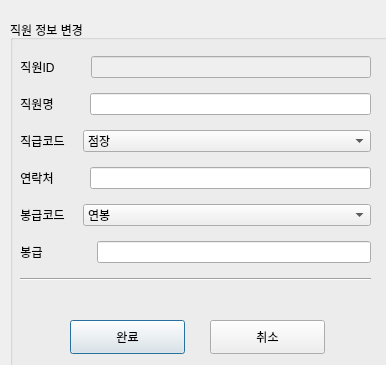
<?xml version="1.0" encoding="UTF-8"?>
<ui version="4.0">
 <class>Dialog</class>
 <widget class="QDialog" name="Dialog">
  <property name="geometry">
   <rect>
    <x>0</x>
    <y>0</y>
    <width>386</width>
    <height>365</height>
   </rect>
  </property>
  <property name="windowTitle">
   <string>Dialog</string>
  </property>
  <widget class="QGroupBox" name="groupBox_8">
   <property name="geometry">
    <rect>
     <x>10</x>
     <y>20</y>
     <width>880</width>
     <height>450</height>
    </rect>
   </property>
   <property name="palette">
    <palette>
     <active>
      <colorrole role="Text">
       <brush brushstyle="SolidPattern">
        <color alpha="255">
         <red>255</red>
         <green>0</green>
         <blue>0</blue>
        </color>
       </brush>
      </colorrole>
     </active>
     <inactive>
      <colorrole role="Text">
       <brush brushstyle="SolidPattern">
        <color alpha="255">
         <red>255</red>
         <green>0</green>
         <blue>0</blue>
        </color>
       </brush>
      </colorrole>
     </inactive>
     <disabled>
      <colorrole role="Text">
       <brush brushstyle="SolidPattern">
        <color alpha="255">
         <red>120</red>
         <green>120</green>
         <blue>120</blue>
        </color>
       </brush>
      </colorrole>
     </disabled>
    </palette>
   </property>
   <property name="title">
    <string>직원 정보 변경</string>
   </property>
   <property name="flat">
    <bool>true</bool>
   </property>
   <widget class="QPushButton" name="pushButton_21">
    <property name="geometry">
     <rect>
      <x>60</x>
      <y>300</y>
      <width>115</width>
      <height>34</height>
     </rect>
    </property>
    <property name="text">
     <string>완료</string>
    </property>
   </widget>
   <widget class="QWidget" name="layoutWidget">
    <property name="geometry">
     <rect>
      <x>10</x>
      <y>30</y>
      <width>351</width>
      <height>241</height>
     </rect>
    </property>
    <layout class="QVBoxLayout" name="verticalLayout_13" stretch="0,0,0,0,0,0,0">
     <property name="spacing">
      <number>9</number>
     </property>
     <item>
      <layout class="QHBoxLayout" name="horizontalLayout_5">
       <property name="spacing">
        <number>36</number>
       </property>
       <property name="leftMargin">
        <number>0</number>
       </property>
       <property name="rightMargin">
        <number>0</number>
       </property>
       <item>
        <widget class="QLabel" name="label_16">
         <property name="enabled">
          <bool>true</bool>
         </property>
         <property name="text">
          <string>직원ID</string>
         </property>
         <property name="scaledContents">
          <bool>false</bool>
         </property>
         <property name="alignment">
          <set>Qt::AlignCenter</set>
         </property>
        </widget>
       </item>
       <item>
        <widget class="QLineEdit" name="lineEdit_6">
         <property name="enabled">
          <bool>false</bool>
         </property>
         <property name="palette">
          <palette>
           <active>
            <colorrole role="Text">
             <brush brushstyle="SolidPattern">
              <color alpha="255">
               <red>0</red>
               <green>0</green>
               <blue>0</blue>
              </color>
             </brush>
            </colorrole>
           </active>
           <inactive>
            <colorrole role="Text">
             <brush brushstyle="SolidPattern">
              <color alpha="255">
               <red>0</red>
               <green>0</green>
               <blue>0</blue>
              </color>
             </brush>
            </colorrole>
           </inactive>
           <disabled>
            <colorrole role="Text">
             <brush brushstyle="SolidPattern">
              <color alpha="255">
               <red>120</red>
               <green>120</green>
               <blue>120</blue>
              </color>
             </brush>
            </colorrole>
           </disabled>
          </palette>
         </property>
         <property name="autoFillBackground">
          <bool>false</bool>
         </property>
         <property name="text">
          <string/>
         </property>
         <property name="alignment">
          <set>Qt::AlignCenter</set>
         </property>
         <property name="readOnly">
          <bool>true</bool>
         </property>
        </widget>
       </item>
      </layout>
     </item>
     <item>
      <layout class="QHBoxLayout" name="horizontalLayout_6">
       <property name="spacing">
        <number>36</number>
       </property>
       <property name="leftMargin">
        <number>0</number>
       </property>
       <item>
        <widget class="QLabel" name="label_17">
         <property name="enabled">
          <bool>true</bool>
         </property>
         <property name="text">
          <string>직원명</string>
         </property>
         <property name="alignment">
          <set>Qt::AlignCenter</set>
         </property>
        </widget>
       </item>
       <item>
        <widget class="QLineEdit" name="lineEdit_7">
         <property name="enabled">
          <bool>true</bool>
         </property>
         <property name="autoFillBackground">
          <bool>false</bool>
         </property>
         <property name="text">
          <string/>
         </property>
         <property name="alignment">
          <set>Qt::AlignCenter</set>
         </property>
         <property name="readOnly">
          <bool>false</bool>
         </property>
        </widget>
       </item>
      </layout>
     </item>
     <item>
      <layout class="QHBoxLayout" name="horizontalLayout_7">
       <property name="spacing">
        <number>18</number>
       </property>
       <property name="leftMargin">
        <number>0</number>
       </property>
       <item>
        <widget class="QLabel" name="label_18">
         <property name="enabled">
          <bool>true</bool>
         </property>
         <property name="sizePolicy">
          <sizepolicy hsizetype="Fixed" vsizetype="Preferred">
           <horstretch>0</horstretch>
           <verstretch>0</verstretch>
          </sizepolicy>
         </property>
         <property name="text">
          <string>직급코드</string>
         </property>
         <property name="alignment">
          <set>Qt::AlignCenter</set>
         </property>
        </widget>
       </item>
       <item>
        <widget class="QComboBox" name="comboBox">
         <property name="palette">
          <palette>
           <active>
            <colorrole role="Text">
             <brush brushstyle="SolidPattern">
              <color alpha="255">
               <red>0</red>
               <green>0</green>
               <blue>0</blue>
              </color>
             </brush>
            </colorrole>
           </active>
           <inactive>
            <colorrole role="Text">
             <brush brushstyle="SolidPattern">
              <color alpha="255">
               <red>0</red>
               <green>0</green>
               <blue>0</blue>
              </color>
             </brush>
            </colorrole>
           </inactive>
           <disabled>
            <colorrole role="Text">
             <brush brushstyle="SolidPattern">
              <color alpha="255">
               <red>120</red>
               <green>120</green>
               <blue>120</blue>
              </color>
             </brush>
            </colorrole>
           </disabled>
          </palette>
         </property>
         <item>
          <property name="text">
           <string>점장</string>
          </property>
         </item>
         <item>
          <property name="text">
           <string>알바</string>
          </property>
         </item>
        </widget>
       </item>
      </layout>
     </item>
     <item>
      <layout class="QHBoxLayout" name="horizontalLayout_8">
       <property name="spacing">
        <number>36</number>
       </property>
       <property name="leftMargin">
        <number>0</number>
       </property>
       <item>
        <widget class="QLabel" name="label_19">
         <property name="enabled">
          <bool>true</bool>
         </property>
         <property name="text">
          <string>연락처</string>
         </property>
         <property name="alignment">
          <set>Qt::AlignCenter</set>
         </property>
        </widget>
       </item>
       <item>
        <widget class="QLineEdit" name="lineEdit_9">
         <property name="enabled">
          <bool>true</bool>
         </property>
         <property name="autoFillBackground">
          <bool>false</bool>
         </property>
         <property name="text">
          <string/>
         </property>
         <property name="alignment">
          <set>Qt::AlignCenter</set>
         </property>
         <property name="readOnly">
          <bool>false</bool>
         </property>
        </widget>
       </item>
      </layout>
     </item>
     <item>
      <layout class="QHBoxLayout" name="horizontalLayout_9">
       <property name="spacing">
        <number>18</number>
       </property>
       <item>
        <widget class="QLabel" name="label_20">
         <property name="enabled">
          <bool>true</bool>
         </property>
         <property name="sizePolicy">
          <sizepolicy hsizetype="Fixed" vsizetype="Preferred">
           <horstretch>0</horstretch>
           <verstretch>0</verstretch>
          </sizepolicy>
         </property>
         <property name="text">
          <string>봉급코드</string>
         </property>
         <property name="alignment">
          <set>Qt::AlignCenter</set>
         </property>
        </widget>
       </item>
       <item>
        <widget class="QComboBox" name="comboBox_2">
         <property name="palette">
          <palette>
           <active>
            <colorrole role="Text">
             <brush brushstyle="SolidPattern">
              <color alpha="255">
               <red>0</red>
               <green>0</green>
               <blue>0</blue>
              </color>
             </brush>
            </colorrole>
           </active>
           <inactive>
            <colorrole role="Text">
             <brush brushstyle="SolidPattern">
              <color alpha="255">
               <red>0</red>
               <green>0</green>
               <blue>0</blue>
              </color>
             </brush>
            </colorrole>
           </inactive>
           <disabled>
            <colorrole role="Text">
             <brush brushstyle="SolidPattern">
              <color alpha="255">
               <red>120</red>
               <green>120</green>
               <blue>120</blue>
              </color>
             </brush>
            </colorrole>
           </disabled>
          </palette>
         </property>
         <property name="font">
          <font>
           <weight>50</weight>
           <bold>false</bold>
          </font>
         </property>
         <property name="contextMenuPolicy">
          <enum>Qt::NoContextMenu</enum>
         </property>
         <property name="toolTipDuration">
          <number>-1</number>
         </property>
         <property name="frame">
          <bool>true</bool>
         </property>
         <item>
          <property name="text">
           <string>연봉</string>
          </property>
         </item>
         <item>
          <property name="text">
           <string>월급</string>
          </property>
         </item>
         <item>
          <property name="text">
           <string>시급</string>
          </property>
         </item>
        </widget>
       </item>
      </layout>
     </item>
     <item>
      <layout class="QHBoxLayout" name="horizontalLayout_10" stretch="0,0">
       <property name="spacing">
        <number>54</number>
       </property>
       <property name="leftMargin">
        <number>0</number>
       </property>
       <item>
        <widget class="QLabel" name="label_21">
         <property name="enabled">
          <bool>true</bool>
         </property>
         <property name="text">
          <string>봉급</string>
         </property>
         <property name="alignment">
          <set>Qt::AlignCenter</set>
         </property>
        </widget>
       </item>
       <item>
        <widget class="QLineEdit" name="lineEdit_11">
         <property name="enabled">
          <bool>true</bool>
         </property>
         <property name="autoFillBackground">
          <bool>false</bool>
         </property>
         <property name="text">
          <string/>
         </property>
         <property name="alignment">
          <set>Qt::AlignCenter</set>
         </property>
         <property name="readOnly">
          <bool>false</bool>
         </property>
        </widget>
       </item>
      </layout>
     </item>
     <item>
      <widget class="Line" name="line_3">
       <property name="orientation">
        <enum>Qt::Horizontal</enum>
       </property>
      </widget>
     </item>
    </layout>
   </widget>
   <widget class="QPushButton" name="pushButton_22">
    <property name="geometry">
     <rect>
      <x>200</x>
      <y>300</y>
      <width>115</width>
      <height>34</height>
     </rect>
    </property>
    <property name="text">
     <string>취소</string>
    </property>
   </widget>
  </widget>
 </widget>
 <resources/>
 <connections/>
</ui>
